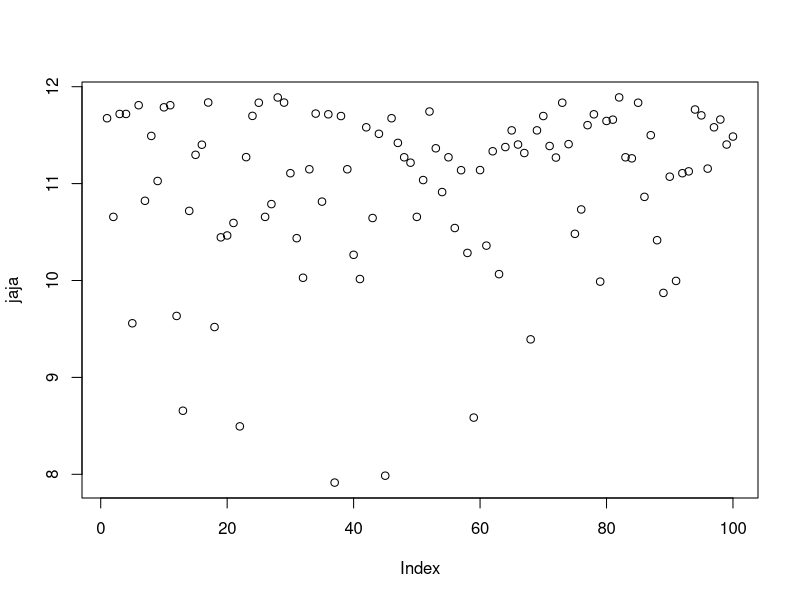
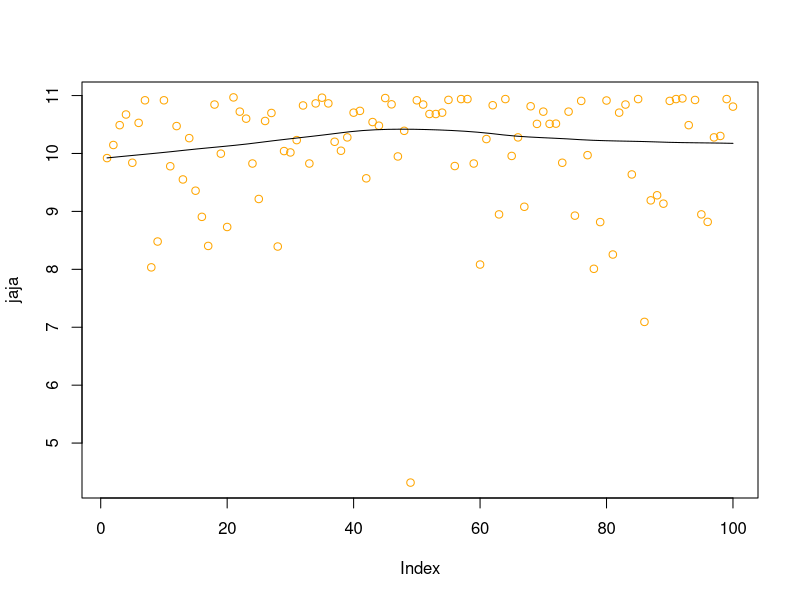
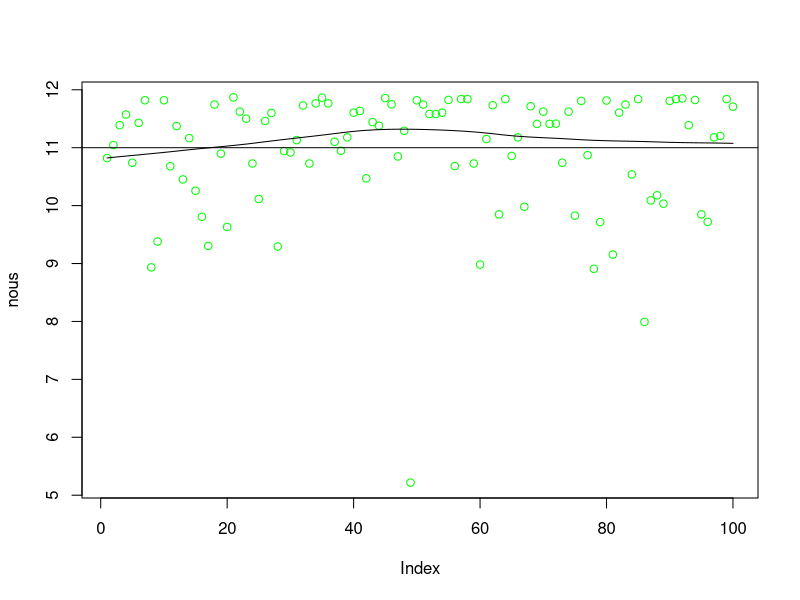

The R source for these figures, in order:
## ---- chunk 1
knitr::opts_chunk$set(echo = TRUE)
## ---- chunk 2
tempsBus <- c(1,2.1,2.8,3.7,5.3,6,6.5,7.2,8.2,9.5)
print(2*mean(tempsBus))
## ---- chunk 3
jaja <- c()
marmar <- c()
val <- runif(10000,0,11)
for(i in 1:100)
{
  monS <- sample(val,10)
  jaja <- c(jaja,max(monS))
  marmar <- c(marmar,mean(monS)*2)
}
varM <- var(marmar)
varJ <- var(jaja)

print("Variance et moyenne de marius")
print(varM)
print(mean(marmar))

print("Variance et moyenne de jeanette")
print(varJ)
print(mean(jaja))

## ---- chunk 4
ecarts <- c()
jaja <- c()
valeurs <- runif(1000,0,11)
for(i in 1:100)
{
  s <- sample(valeurs,10)
  jaja <- c(jaja, max(s)+0.9)
  maxS <- 11 - max(s) + 0.9
  ecarts <- c(ecarts,maxS)
}

print(mean(jaja))
print(var(jaja))
plot(jaja)
## ---- chunk 5
valeurs <- runif(1000,0,11)
jaja <- c()
nous <- c()
for(i in 1:100)
{
  s <- sample(valeurs,10)
  jaja <- c(jaja, max(s))
  nous <- c(nous, max(s)+0.9)
}

scatter.smooth(jaja,col="orange")
scatter.smooth(nous,col="green",add=TRUE)
#plot(jaja, col="orange")
#points(nous, col="green")
abline(h=11)


